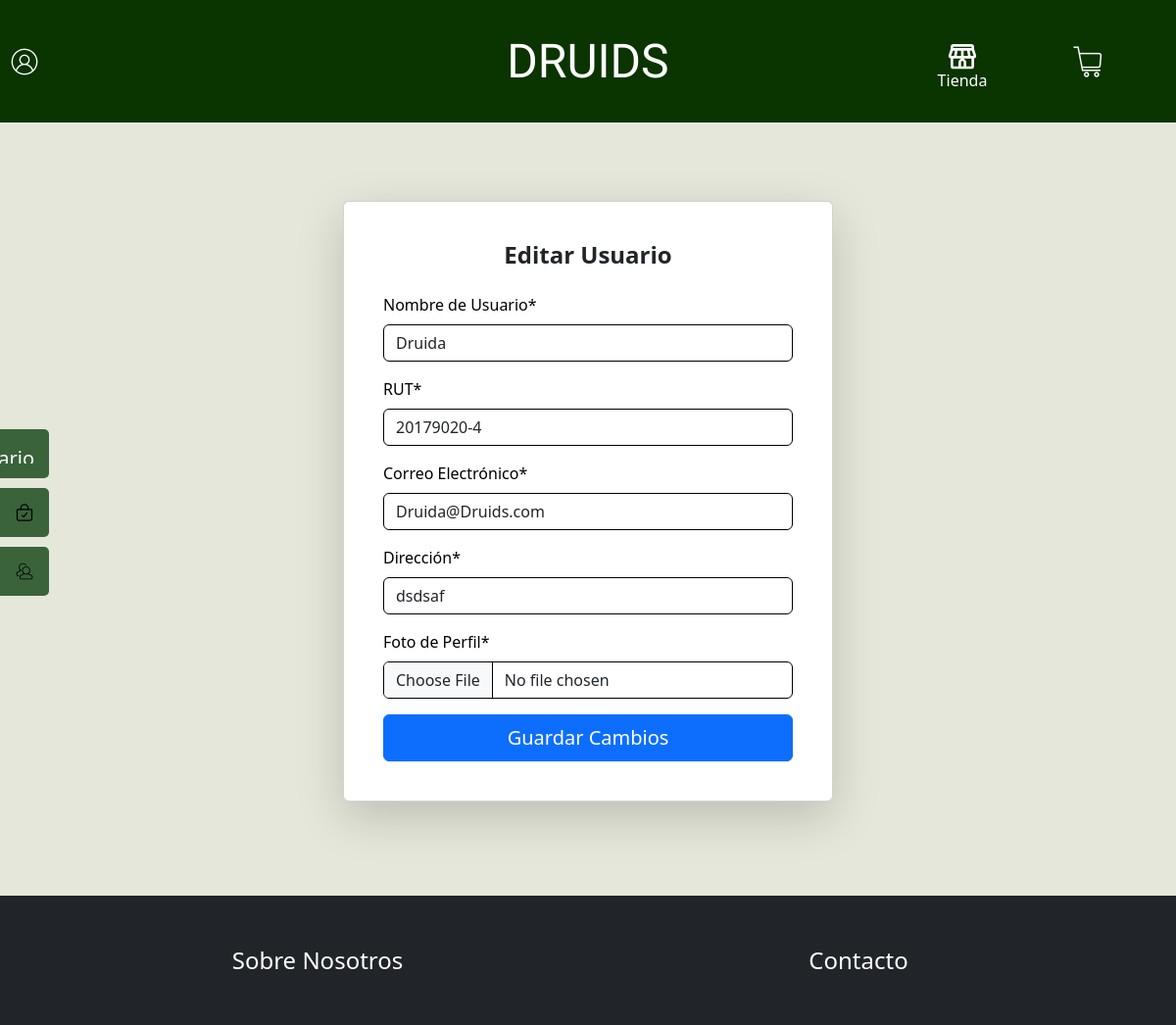
Page /editarUsuario/8/ (signed in) on the earlier database version.
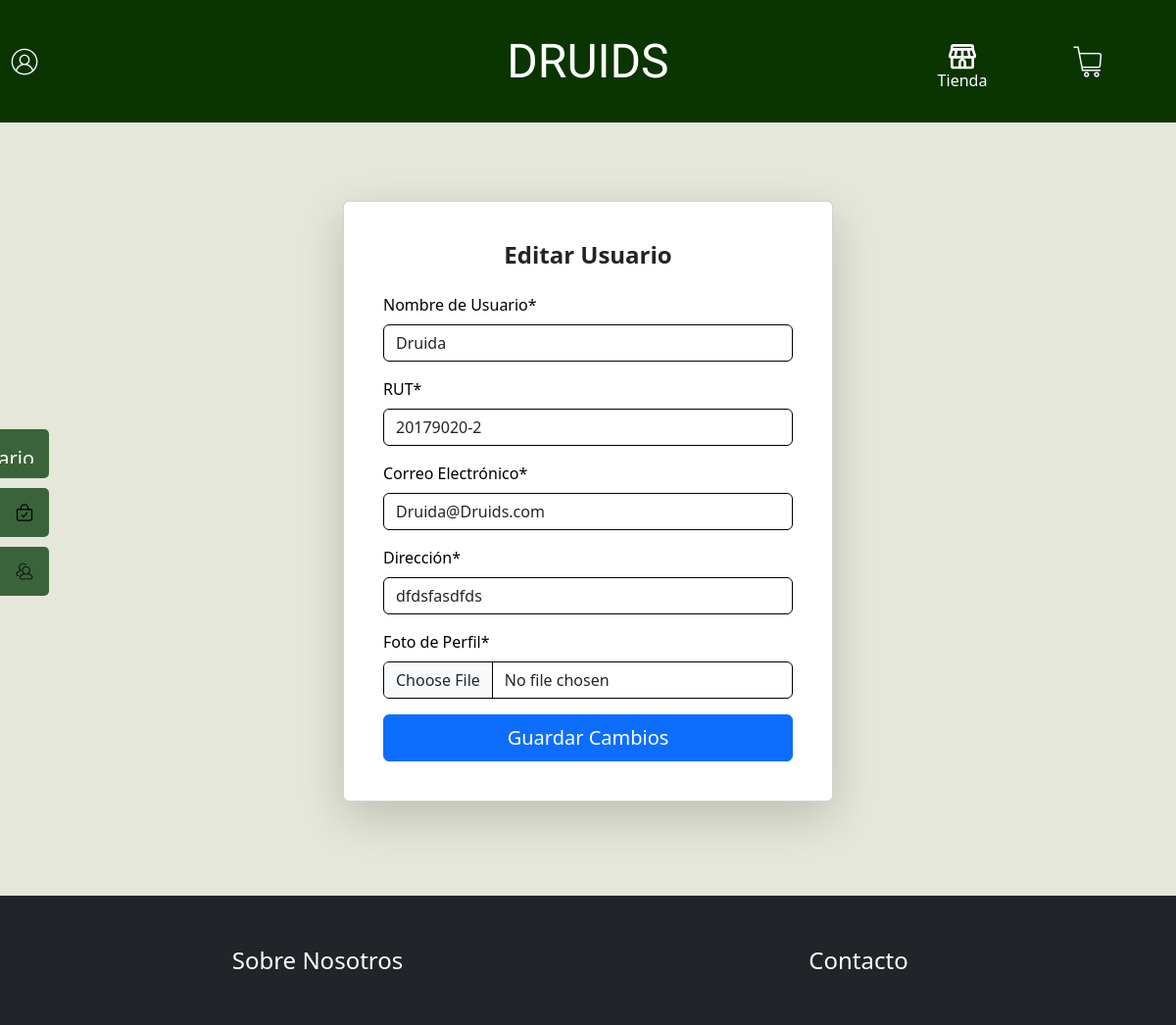
Same page on the later database version.
### Druids/models.py (models this page shows, shortened)
class Usuario(models.Model):
    usuario = models.OneToOneField(User, on_delete=models.CASCADE)
    nombre_usuario = models.CharField(max_length=50, unique=True, verbose_name="Nombre de usuario")
    rut = models.CharField(max_length=10, unique=True, verbose_name="RUT", blank=True, null=True)
    correo = models.EmailField(unique=True, verbose_name="Correo Electrónico")
    foto_perfil = models.ImageField(upload_to='usuarios/', blank=True, null=True, verbose_name="Foto de perfil")
    direccion = models.CharField(max_length=255, blank=True, null=True, verbose_name="Dirección")
    rol = models.CharField(max_length=20, choices=[('Administrador', 'Administrador'), ('Usuario', 'Usuario')], verbose_name="Rol")

### Druids/views.py (the view)
# urls.py: path('editarUsuario/<int:id>/', editarUsuario, name='editarUsuario'),
@login_required
def editarUsuario(request, id):
    usuario = get_object_or_404(Usuario, id=id)
    form_editar = EditarPerfilForm(instance=usuario)
    if request.method == "POST":
        form_editar = EditarPerfilForm(data=request.POST, files=request.FILES, instance=usuario)
        if form_editar.is_valid():
            form_editar.save()
            return redirect(to='listaUsuarios')
    context = {
        'formularioEditarUsuario': form_editar,
        'usuario': usuario,
    }
    return render(request, 'Druids/editarUsuario.html', context)

### Druids/forms.py (shortened to what this page needs)
class EditarPerfilForm(forms.ModelForm):
    nombre_usuario = forms.CharField(label='Nombre de Usuario', max_length=100)
    rut = forms.CharField(label='RUT', max_length=12, widget=forms.TextInput(attrs={'class': 'form-control rut', 'placeholder': '12345678-9'}))
    correo = forms.EmailField(label='Correo Electrónico', widget=forms.EmailInput(attrs={'class': 'form-control'}))
    direccion = forms.CharField(label='Dirección', max_length=255, widget=forms.TextInput(attrs={'class': 'form-control'}))
    foto_perfil = forms.ImageField(label='Foto de Perfil', widget=forms.FileInput(attrs={'class': 'form-control'}))
    class Meta:
        model = Usuario
        fields = ['nombre_usuario', 'rut', 'correo', 'direccion', 'foto_perfil']

### Druids/context_processors.py (called while the page is built)
def carrito_items_contador(request):
    if request.user.is_authenticated:
        contador = CarritoItem.objects.filter(usuario=request.user).count()
    else:
        contador = CarritoItem.objects.count()
    return {'carrito_items_contador': contador}

### Druids/templates/Druids/editarUsuario.html (shortened to what this page needs)
{% extends 'Druids/base.html' %}
{% load static %}
{% load crispy_forms_tags %}
{% block contenido %}
<link rel="stylesheet" href="{% static 'Druids/css/editarUsuario.css' %}">
<div class="container-card d-flex justify-content-center">
    <div class="card shadow-lg p-4">
        <div class="card-body">
            <h2 class="card-title text-center mb-4">Editar Usuario</h2>
            <form id="formulario-editar-perfil" method="post" class="needs-validation" enctype="multipart/form-data" novalidate>
                {{ formularioEditarUsuario|crispy}}
                <div class="d-grid gap-2">
                    <button type="submit" class="btn btn-primary fs-5">Guardar Cambios</button>
                </div>
            </form>
        </div>
    </div>
</div>
{% endblock %}

Differences in the rows shown:
changed Usuario "Druida": rut "20179020-4" → "20179020-2"; direccion "dsdsaf" → "dfdsfasdfds"
